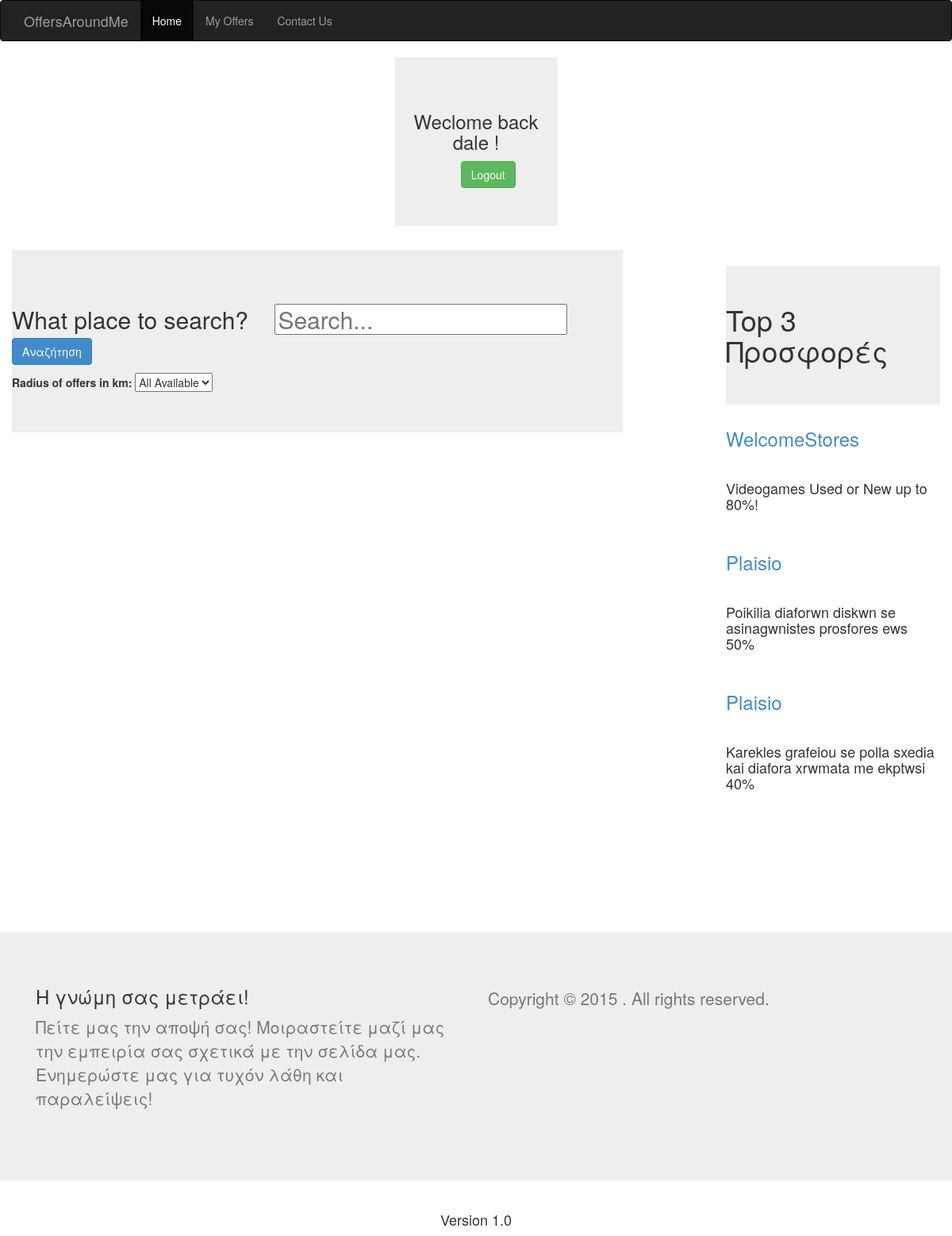
/mvc/public/home (signed in), run on the app's committed database.
### tables this page shows
CREATE TABLE IF NOT EXISTS `discounts` (
`id` int(11) NOT NULL,
  `title` varchar(50) NOT NULL,
  `desc` varchar(1000) NOT NULL,
  `store_id` int(11) NOT NULL,
  `lat` double NOT NULL,
  `long` double NOT NULL,
  `percent` double NOT NULL,
  `user_id` int(50) NOT NULL
);

### mvc/app/core/ControllerDAO.php (called while the page is built, shortened)
<?php
	class ControllerDAO{
		protected $db, $net;
		public function __construct(){
			try {
				$this->db = new PDO('mysql:host=' . DB_HOST . ';dbname=' . DB_NAME, DB_USER, DB_PASS);
				$this->db->setAttribute(PDO::ATTR_ERRMODE, PDO::ERRMODE_EXCEPTION);
				$this->net = new Network();
			}
			catch (PDOException $e){
				return $e->getMessage();
				}
		}
		protected function model($model){
			return new $model($this->db, $this->net);
		}
		protected function view($view, $data=array()){
			require_once('../app/views/' . $view . '.php');
		}
}
?>

### mvc/app/core/App.php (called while the page is built, shortened)
<?php
class App{
	protected $method = 'index';
	public function __construct(){
		$url = $this->parseUrl($_GET['url']);
		if(file_exists('../app/controllers/' .$url[0]. '.php')){
			unset ($url[0]);
		}
		$this->controller = new $this->controller;
		$this->params = $url ? array_values($url):array();
		call_user_func_array(array($this->controller, $this->method), $this->params);
	}
	public function parseUrl($url){
			$url = explode('/', filter_var(rtrim($url, '/'),FILTER_SANITIZE_URL));
			return($url);
	}
}
?>

### mvc/public/index.php (called while the page is built, shortened)
<?php
	$app = new App;
?>

### mvc/app/models/OffersDAO.php (called while the page is built, shortened)
<?php
	class OffersDAO{
		protected $db, $net;
		public function __construct(PDO $db, Network $net){
			$this->db = $db;
		}
		public function getTopThreeOffersDAO($sql){
			$topThreeOffers = $this->db->query($sql)or die(mysql_error());
			return $topThreeOffers->fetchAll(PDO::FETCH_OBJ);
		}
	}
?>

### mvc/app/views/home/index.php (the view, shortened to what this page needs)
<div class="container-full">
		 <?php if(isset($_SESSION['user'])){
			 echo"<div class='row'>";
   			 echo"<div class='col-md-2 col-md-offset-5 jumbotron'>";
			 echo"<h3 style='text-align:center'>Weclome back " . $_SESSION['user'] . " !</h3>";
			 echo"<form action=" . HOME_PAGE . "/logout>";
			 echo "<div class='col-md-2 col-md-offset-4 controls'>
					  <input type='submit' id='btn-login' class='btn btn-success' value='Logout'  />
				   </div>";
				 echo"</form>";
					}
				 echo"</div>";
			echo"</div>";
		?>
	<div class="col-md-8">
	<form id="searchForm" method="POST" class="jumbotron">
		<h2>What place to search? &nbsp&nbsp
		<input type="text" placeholder="Search..." name = "location"/>
                       <button type="submit" class="btn btn-primary" id="searchBtn">Αναζήτηση</button></h2>
                       <label>Radius of offers in km: </label>
                       <select name="distance">
                           <option selected="selected">All Available</option>
                       </select>
	</form>
               <div id="googleMap" class="googleMap"></div>
	</div>
	<div class="col-md-offset-1 col-md-3" id="response">
       	<h1 class="jumbotron">Top 3 Προσφορές</h1>
		<?php foreach ($data['offers'] as $offer ){
			echo "<section class=''>";
				echo "<h3 class='text-primary'>".$offer->title . "</h3><br />";
				echo "<p class='h4'>".$offer->desc. "</p><br />";
			echo "</section>";
			}?>
                </div>
</div>

### mvc/public/css/customStyle.css (style rules this page uses)
.googleMap { width:auto; height:600px; }

### data on the page
discounts: title "WelcomeStores", desc "Videogames Used or New up to 80%!"
discounts: title "Plaisio", desc "Poikilia diaforwn diskwn se asinagwnistes prosfores ews 50%"
discounts: title "Plaisio", desc "Karekles grafeiou se polla sxedia kai diafora xrwmata me ekptwsi 40%"

### other printed values
$_SESSION['user'] "dale"
